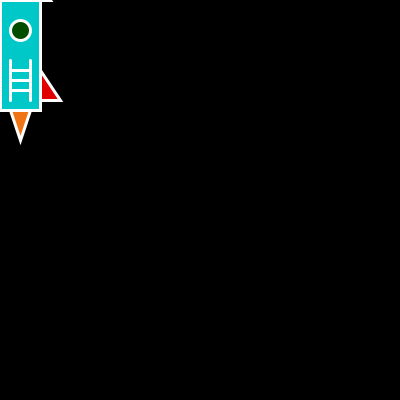
Frame 1 (no input)
Frame 60 (the mouse pressed at the canvas centre just before this capture): identical to frame 1, image omitted
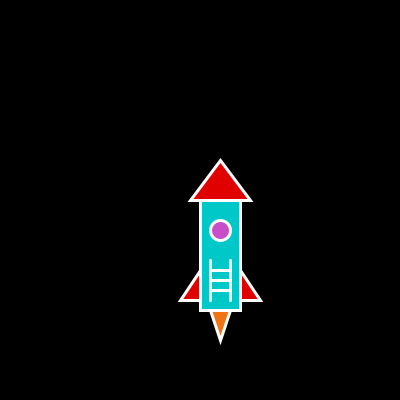
Frame 120 (the mouse held since frame 60 and released just before this capture)

The Processing sketch that drew these frames (run headless with seeded random() and noise(); from frame 60 on, the mouse is pressed at the canvas centre):

// Processing sketch: processing_9615
// ── processing_9615.pde

void setup(){
//Size of window
size(400,400);
frameRate(30);
}

void draw() {
//Color of background, and line stroke specifications
background(0); //Black
stroke(255);
smooth();
strokeWeight(3); //A little thicker

//Head
fill(225,0,0); //Red
triangle(mouseX+20,mouseY-40,mouseX+50,mouseY,mouseX-10,mouseY);

//Body
fill(0,200,200); //Light cyan
rect(mouseX,mouseY,40,110);
fill(mouseX,77,mouseY); //Blue
ellipseMode(CORNERS);ellipse(mouseX+10,mouseY+20,mouseX+30,mouseY+40); //Window
line(mouseX+10,mouseY+60,mouseX+10,mouseY+100); //Racing stripes, maybe a ladder
line(mouseX+30,mouseY+60,mouseX+30,mouseY+100);
line(mouseX+10,mouseY+70,mouseX+30,mouseY+70);
line(mouseX+10,mouseY+80,mouseX+30,mouseY+80);
line(mouseX+10,mouseY+90,mouseX+30,mouseY+90);

//Wings
fill(225,0,0); //Red
triangle(mouseX,mouseY+70,mouseX,mouseY+100,mouseX-20,mouseY+100);
triangle(mouseX+40,mouseY+70,mouseX+40,mouseY+100,mouseX+60,mouseY+100);

//Fire!
fill(240,116,22);
triangle(mouseX+10,mouseY+110,mouseX+30,mouseY+110,pmouseX+20,pmouseY+140);
}

void mousePressed() {
//Blast Off!
println("To Infinity...AND BEYOND!");
}
